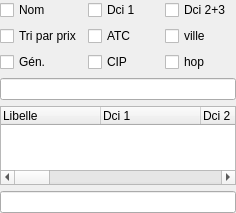
        <widget class="QWidget" name="page_Produits">
         <property name="geometry">
          <rect>
           <x>0</x>
           <y>0</y>
           <width>236</width>
           <height>213</height>
          </rect>
         </property>
         <attribute name="label">
          <string>Produits</string>
         </attribute>
         <layout class="QGridLayout" name="gridLayout_8">
          <property name="leftMargin">
           <number>0</number>
          </property>
          <property name="topMargin">
           <number>0</number>
          </property>
          <property name="rightMargin">
           <number>0</number>
          </property>
          <property name="bottomMargin">
           <number>0</number>
          </property>
          <item row="0" column="0">
           <layout class="QGridLayout" name="gridLayout_2">
            <item row="0" column="0">
             <widget class="QCheckBox" name="checkBox_Nom_filter">
              <property name="text">
               <string>Nom</string>
              </property>
             </widget>
            </item>
            <item row="0" column="1">
             <widget class="QCheckBox" name="checkBox_Dci_filter">
              <property name="text">
               <string>Dci 1 </string>
              </property>
             </widget>
            </item>
            <item row="0" column="2">
             <widget class="QCheckBox" name="checkBox_Dc3_filter">
              <property name="text">
               <string>Dci 2+3</string>
              </property>
             </widget>
            </item>
            <item row="1" column="0">
             <widget class="QCheckBox" name="checkBox_Ucd_filter">
              <property name="text">
               <string>Tri par prix</string>
              </property>
             </widget>
            </item>
            <item row="1" column="1">
             <widget class="QCheckBox" name="checkBox_Atc_filter">
              <property name="text">
               <string>ATC</string>
              </property>
             </widget>
            </item>
            <item row="1" column="2">
             <widget class="QCheckBox" name="checkBox_Vil_filter">
              <property name="text">
               <string>ville</string>
              </property>
             </widget>
            </item>
            <item row="2" column="0">
             <widget class="QCheckBox" name="checkBox_Gen_filter">
              <property name="text">
               <string>Gén.</string>
              </property>
             </widget>
            </item>
            <item row="2" column="1">
             <widget class="QCheckBox" name="checkBox_Cip_filter">
              <property name="text">
               <string>CIP</string>
              </property>
             </widget>
            </item>
            <item row="2" column="2">
             <widget class="QCheckBox" name="checkBox_Hop_filter">
              <property name="text">
               <string>hop</string>
              </property>
             </widget>
            </item>
           </layout>
          </item>
          <item row="1" column="0">
           <widget class="C_QLineEdit" name="lineEdit_DrugsSearch"/>
          </item>
          <item row="2" column="0">
           <widget class="C_DragQTreeWidget" name="treeWidget_Produits">
            <property name="dragEnabled">
             <bool>false</bool>
            </property>
            <property name="dragDropOverwriteMode">
             <bool>false</bool>
            </property>
            <property name="dragDropMode">
             <enum>QAbstractItemView::NoDragDrop</enum>
            </property>
            <property name="rootIsDecorated">
             <bool>false</bool>
            </property>
            <attribute name="headerCascadingSectionResizes">
             <bool>true</bool>
            </attribute>
            <column>
             <property name="text">
              <string>Libelle</string>
             </property>
            </column>
            <column>
             <property name="text">
              <string>Dci 1</string>
             </property>
            </column>
            <column>
             <property name="text">
              <string>Dci 2</string>
             </property>
            </column>
            <column>
             <property name="text">
              <string>Dci 3</string>
             </property>
            </column>
            <column>
             <property name="text">
              <string>Prix</string>
             </property>
            </column>
            <column>
             <property name="text">
              <string>ATC</string>
             </property>
            </column>
            <column>
             <property name="text">
              <string>CIP</string>
             </property>
            </column>
            <column>
             <property name="text">
              <string>CIS</string>
             </property>
            </column>
            <column>
             <property name="text">
              <string>Origine</string>
             </property>
            </column>
            <column>
             <property name="text">
              <string>Type ID</string>
             </property>
            </column>
            <column>
             <property name="text">
              <string>SpecKey</string>
             </property>
            </column>
            <column>
             <property name="text">
              <string>Generique</string>
             </property>
            </column>
            <column>
             <property name="text">
              <string>statut</string>
             </property>
            </column>
            <column>
             <property name="text">
              <string>nb_UP</string>
             </property>
            </column>
           </widget>
          </item>
          <item row="3" column="0">
           <widget class="QLineEdit" name="label_ListMedoc">
            <property name="sizePolicy">
             <sizepolicy hsizetype="Expanding" vsizetype="Fixed">
              <horstretch>0</horstretch>
              <verstretch>0</verstretch>
             </sizepolicy>
            </property>
            <property name="frame">
             <bool>true</bool>
            </property>
           </widget>
          </item>
         </layout>
        </widget>
